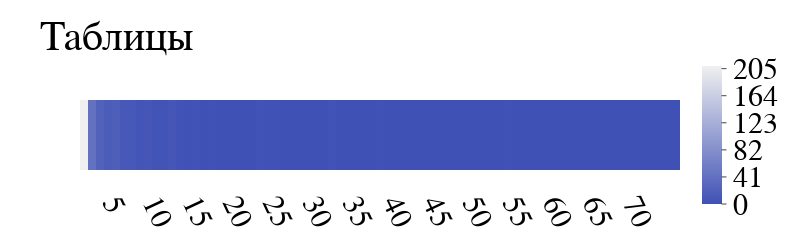

Notebook code for this chart:
### Code cell
heats = make_hist3([stat['tables'] for stat in unique_stats][1:], 75, 1)
fig = plot(*heats, 'Таблицы')
fig

### Figure 1 — Plotly figure (JSON) as saved in the notebook; plotly's stock layout.template omitted (floating-point values rounded to 4 significant figures)
{"data": [{"colorbar": {"dtick": 41, "len": 2.25, "lenmode": "fraction", "thickness": 20, "tick0": 0, "tickformat": "000", "ticks": "outside"}, "colorscale": [[0, "rgba(63, 81, 181, 1.0)"], [1, "#f0f0f0"]], "type": "heatmap", "x": [1, 2, 3, 4, 5, 6, 7, 8, 9, 10, 11, 12, 13, 14, 15, 16, 17, 18, 19, 20, 21, 22, 23, 24, 25, 26, 27, 28, 29, 30, 31, 32, 33, 34, 35, 36, 37, 38, 39, 40, 41, 42, 43, 44, 45, 46, 47, 48, 49, 50, 51, 52, 53, 54, 55, 56, 57, 58, 59, 60, 61, 62, 63, 64, 65, 66, 67, 68, 69, 70, 71, 72, 73, 74, 75], "y": [""], "z": [[209, 42, 23, 14, 18, 9, 10, 5, 7, 4, 4, 7, 2, 1, 2, 0, 1, 0, 0, 0, 0, 0, 2, 1, 1, 0, 0, 0, 0, 0, 0, 2, 0, 0, 0, 0, 0, 1, 0, 0, 0, 0, 0, 0, 0, 0, 0, 0, 0, 0, 0, 0, 0, 1, 0, 0, 0, 0, 0, 0, 0, 0, 0, 0, 0, 0, 0, 0, 0, 0, 0, 0, 0, 0, 0]]}], "layout": {"font": {"color": "black", "family": "Times New Roman", "size": 30}, "height": 250, "margin": {"pad": 10}, "plot_bgcolor": "rgba(0, 0, 0, 0)", "showlegend": false, "title": {"text": "Таблицы"}, "width": 800, "xaxis": {"tick0": 0, "tickangle": 65, "tickformat": "000", "tickmode": "array", "tickvals": [0, 5, 10, 15, 20, 25, 30, 35, 40, 45, 50, 55, 60, 65, 70], "type": "linear"}, "yaxis": {"side": "left", "tickangle": 0, "tickformat": "000", "title": {"font": {"color": "black", "family": "Times New Roman", "size": 25}}}}}
